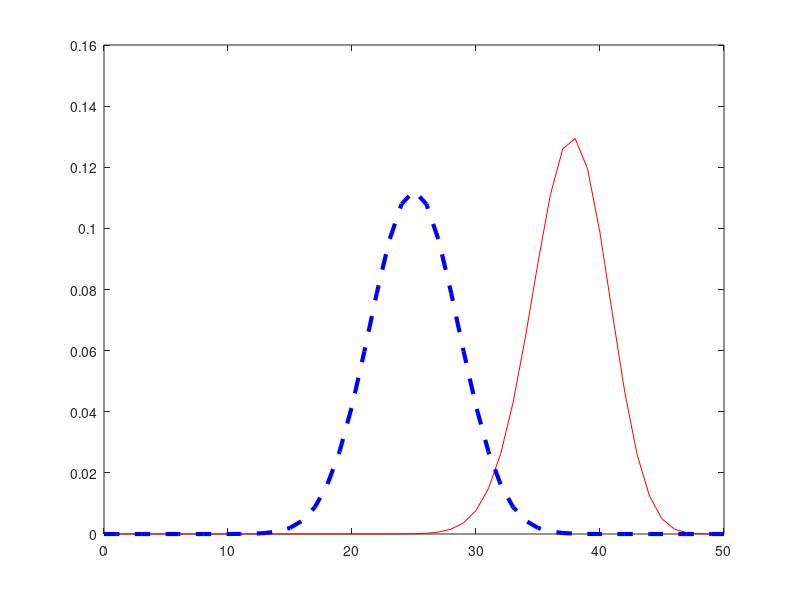

Recreate this plot in MATLAB. (Note: this script raises an error after producing the figure.)
% This script graphs the Athena tails

%----Input
p = 0.75; % Announced winner fraction
n1 = 50; % Ballots drawn in round 1
k1 = 32; % winner ballots in sample

%----Computations
margin = 2*p-1;

%----Begin graphs

% Two plots
first_plot = plot((0:n1),binopdf((0:n1),n1,p), 'r', (0:n1), ...
    binopdf((0:n1),n1,0.5), '--b', 'LineWidth', 3);
hold

% Draw line at k1 and label it
xl = xline(k1, '-.', {sprintf('k1=%d', k1)});
xl.LineWidth=1;
xl.FontSize=14;
xl.LabelVerticalAlignment='middle';

% Draw corresponding horizontal lines and label
yl1 = yline(binopdf(k1,n1,p), ':', ...
    {sprintf('Prob(k1 = %d | margin = %1.1f)= %1.4f', k1, margin, binopdf(k1,n1,p))});
yl1.LineWidth=2;
yl1.FontSize=14;
yl1.LabelHorizontalAlignment='left';

yl2 = yline(binopdf(k1,n1,0.5), ':', ...
    {sprintf('Prob(k1 = %d | margin = 0)=%1.4f', k1, binopdf(k1,n1,0.5))});
yl2.LineWidth=2;
yl2.FontSize = 14;
yl2.LabelHorizontalAlignment='left';

% Label axes
xlabel('Number of winning samples in first round', 'FontSize', 14)
ylabel('Probability', 'FontSize', 14)
title(sprintf('Probability as a function of winner ballots in sample of size %d', n1), 'FontSize', 16) 

% Color tails
patch_label1 = patch([(k1:n1), fliplr((k1:n1))], ...
    [binopdf((k1:n1),n1,p), fliplr(zeros(1,n1-k1+1))], 'r', 'FaceAlpha', 0.3);
patch_label2 = patch([(k1:n1), fliplr((k1:n1))], ...
    [binopdf((k1:n1),n1,0.5), fliplr(zeros(1,n1-k1+1))], 'b');

% Legend
legend(vertcat(first_plot, patch_label1, patch_label2), ...
    sprintf('Election with margin = %1.1f', margin), 'Tied election', ...
    sprintf('Prob(k1 >= %d | margin = %1.1f) = %1.4f', k1, margin, 1-binocdf(k1-1,n1,p)), ...
    sprintf('Prob(k1 >= %d | margin = 0) = %1.4f', k1, 1-binocdf(k1-1,n1,0.5)), ...
    'Location', 'NorthWest', 'FontSize', 14)
